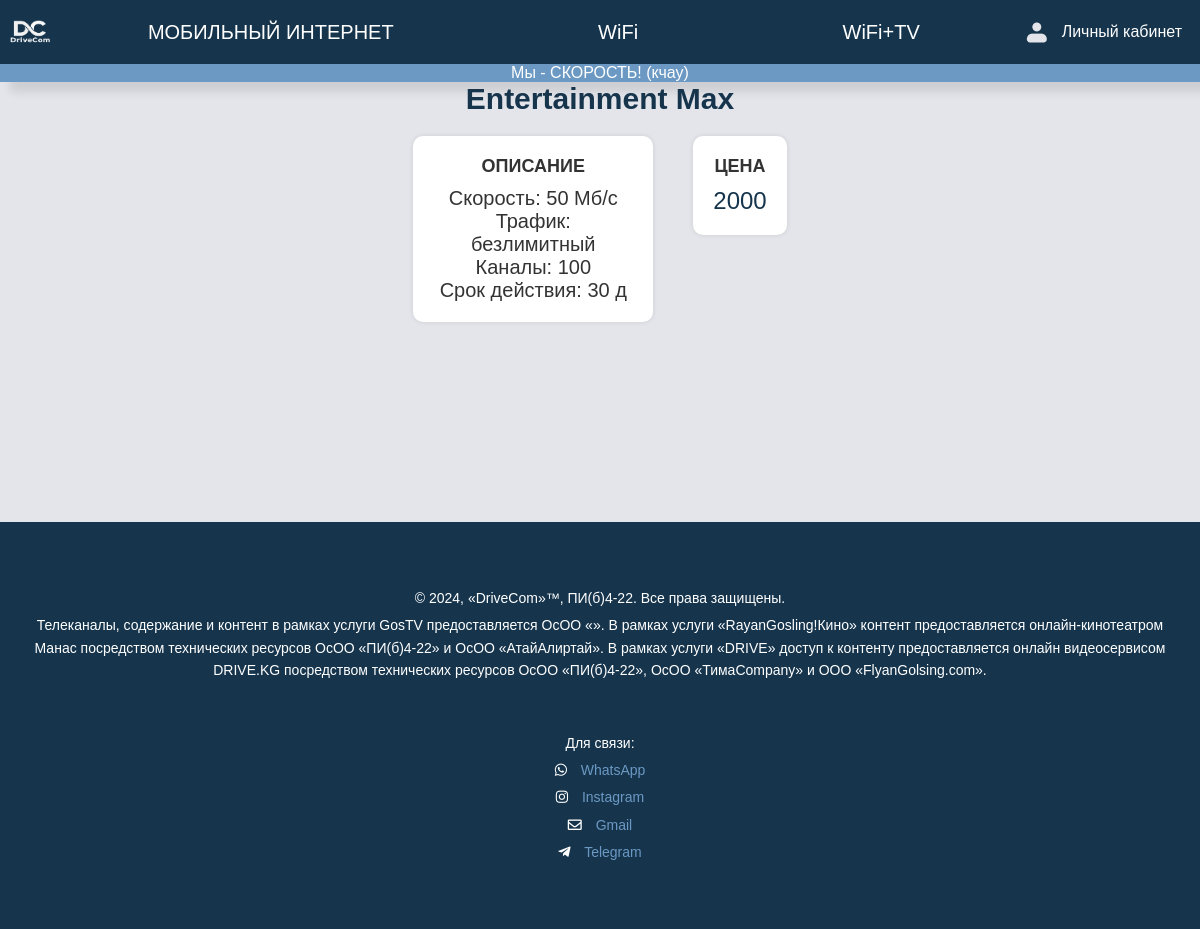
Page /service/15/ on the committed database.
### mainapp/models.py (models this page shows, shortened)
class Service(models.Model):
    CATEGORY_CHOICES = (
        ('mobile_internet', 'Мобильный интернет'),
        ('wifi', 'Wi-Fi'),
        ('wifi_tv', 'Wi-Fi + ТВ'),
    )
    name = models.CharField('Название', max_length=100)
    category = models.CharField('Категория', max_length=20, choices=CATEGORY_CHOICES)
    description = models.TextField('Описание услуги')
    price = models.IntegerField('Цена услуги')

### mainapp/views.py (the view)
# urls.py: path('service/<int:service_id>/', views.service_detail, name='service_detail'),
def service_detail(request, service_id):
    service = get_object_or_404(Service, pk=service_id)
    return render(request, 'mainapp/service_detail.html', {'service': service})

### mainapp/templates/mainapp/service_detail.html (shortened to what this page needs)
{% load static %}
<!DOCTYPE html>
<html lang="en">
<head>
    <link rel="stylesheet" href="{% static 'mainapp/css/service_detail.css' %}">
</head>
<body>
    <header>
        <div class="logo">
            <a href="/">
                <img src="{% static 'mainapp/img/logo.png' %}" alt="Logo" width="40" height="40">
            </a>
        </div>
        <div class="buttons">
            <button class="mobile_internet-button" onclick="redirectToCategory('mobile_internet')">МОБИЛЬНЫЙ ИНТЕРНЕТ</button>
            <button class="WIFI-button" onclick="redirectToCategory('wifi')">WiFi</button>
            <button class="WIFI+TV-button" onclick="redirectToCategory('wifi_tv')">WiFi+TV</button>
    </div>
    <div class="profile-button">
        <button class="profile-button" onclick="window.location.href='/profile/'" >
            <img src="{% static 'mainapp/img/icon-profile.png' %}" alt="Иконка профиля">
            <span>Личный кабинет</span>
        </button>
    </div>
    </header>
    <div class = "slogan">
        Мы - СКОРОСТЬ! (кчау)
    </div>
<main>
    <h2>{{ service.name }}</h2>
    <section class="service-details">
        <div class="service-card">
            <p class="desc-title">ОПИСАНИЕ</p>
            <p class="service-description">{{ service.description | linebreaks }}</p>
        </div>
        <div class="tarif-join">
            <div class="tarif-price">
                <p class="price-title">ЦЕНА</p>
                <p class="price-value">{{ service.price }}</p>
            </div>
        </div>
    </section>
</main>
<link rel="stylesheet" href="https://cdnjs.cloudflare.com/ajax/libs/font-awesome/5.15.4/css/all.min.css">
<footer>
    <div class="footer-content">
        <div class="footer-text">
            <p>© 2024, «DriveCom»™, ПИ(б)4-22. Все права защищены.
            </p>
            <p>Телеканалы, содержание и контент в рамках услуги GosTV предоставляется ОсОО «». В рамках услуги «RayanGosling!Кино» контент предоставляется онлайн-кинотеатром Манас посредством технических ресурсов ОсОО «ПИ(б)4-22» и ОсОО «АтайАлиртай». В рамках услуги «DRIVE» доступ к контенту предоставляется онлайн видеосервисом DRIVE.KG посредством технических ресурсов ОсОО «ПИ(б)4-22», ОсОО «ТимаCompany» и ООО «FlyanGolsing.com».</p>
        </div>
        <div class="contact-info">
            <p>Для связи:</p>
            <p><i class="fab fa-whatsapp"></i>  <a href="https://wa.me/+996552527370" target="_blank">WhatsApp</a></p>
            <p><i class="fab fa-instagram"></i>  <a href="https://instagram.com/tima_drobovik" target="_blank">Instagram</a></p>
            <p><i class="far fa-envelope"></i>  <a href="mailto:mapotfaya@gmail.com">Gmail</a></p>
            <p><i class="fab fa-telegram-plane"></i>  <a href="https://t.me/whammbamm" target="_blank">Telegram</a></p>
        </div>
    </div>
</footer>
</body>
</html>

### mainapp/static/mainapp/css/service_detail.css (style rules this page uses)
* { margin: 0; padding: 0; box-sizing: border-box; }
body { font-family: Arial, sans-serif; background-color: #E4E5EA; color: #333; align-items: center; }
header { background-color: #16354d; color: #fff; padding: 10px; display: flex; justify-content: space-between; align-items: center; }
.logo a { color: #fff; text-decoration: none; }
.buttons button { border: none; background: none; font-size: 20px; color: #FFFFFF; text-decoration: none; cursor: pointer; margin-right: 200px; }
.buttons button:last-child { margin-right: 0; }
.profile-button button { background-color: transparent; color: #fff; border: none; padding: 8px; font-size: 16px; cursor: pointer; transition: background-color 0.3s ease; display: flex; align-items: center; }
.profile-button { text-decoration: none; color: #FFFFFF; }
.profile-button span { margin-left: 10px; }
.profile-button button img { margin-right: 5px; }
.slogan { width: auto; height: 39; background-color: #6B99C3; color: #FFFFFF; text-align: center; padding: 10; box-shadow: 10px 10px 10px rgba(0, 0, 0, 0.1); margin-bottom: 50; }
.service-details { display: flex; justify-content: center; gap: 20px; margin-bottom: 50px; }
.service-card { width: 20%; background: #fff; box-shadow: 0px 0px 5px rgba(0, 0, 0, 0.1); padding: 20px; border-radius: 10px; text-align:center; font-size: 20px; justify-content:space-between; }
.service-description { white-space: pre-line; }
.tarif-join { display: flex; flex-direction: column; justify-content: space-between; align-items: flex-start; gap: 20px; margin-left: 20px; }
.tarif-price { background: #fff; box-shadow: 0px 0px 5px rgba(0, 0, 0, 0.1); padding: 20px; border-radius: 10px; text-align: center; width: 100%; }
.price-title { font-size: 18px; font-weight: bold; margin-bottom: 10px; }
.desc-title { font-size: 18px; font-weight: bold; margin-bottom: 10px; }
.price-value { font-size: 24px; color: #16354d; }
h2 { color: #16354d; font-weight: 700; font-size: 30px; text-align: center; margin-bottom: 20px; }
footer { background-color: #16354d; color: white; padding: 50px 20px; margin-top: 200px; text-align: center; }
.footer-content { max-width: 1200px; margin: 0 auto; }
.footer-text, .contact-info { line-height: 1.6; padding: 10px; font-size: 14px; }
.footer-text p, .contact-info p { margin: 5px 0; }
.contact-info { margin-top: 20px; }
.contact-info a { color: #6B99C3; text-decoration: none; }
.contact-info i { margin-right: 10px; }

### rows in the picture
Service: name "Entertainment Max", description "Скорость: 50 Мб/с Трафик: безлимитный Каналы: 100 Срок действия: 30 д", price "2000"
